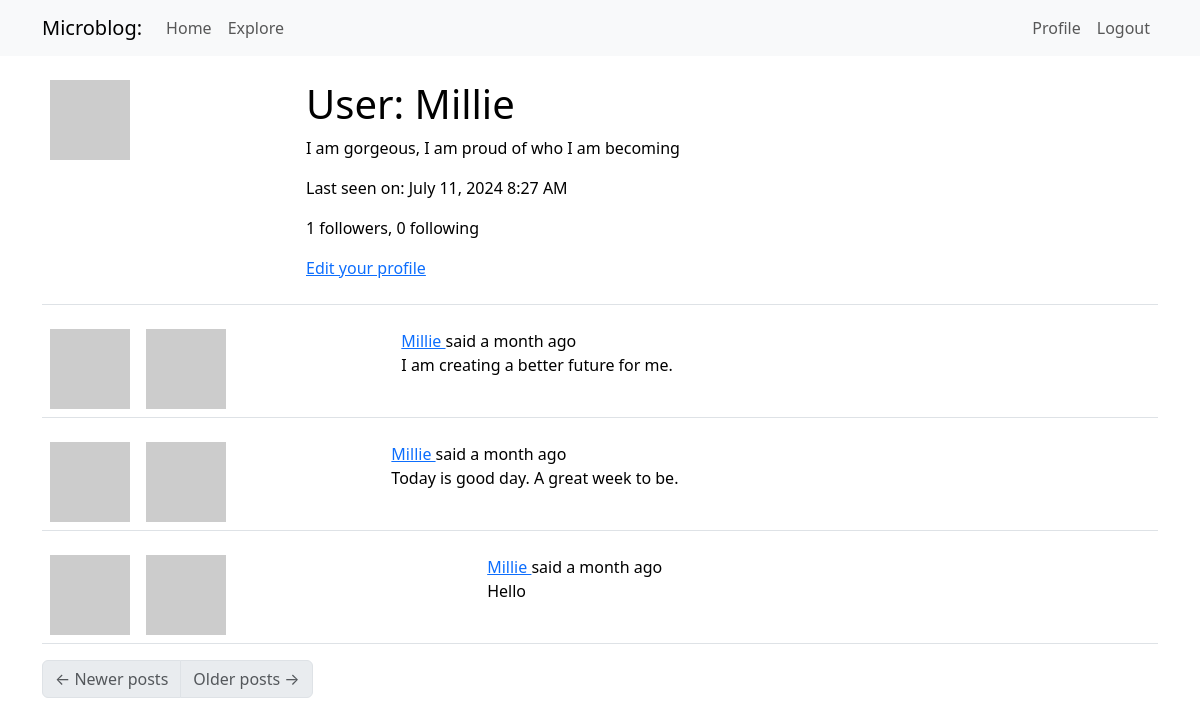
Before: /user/Millie (signed in) with the older database file.
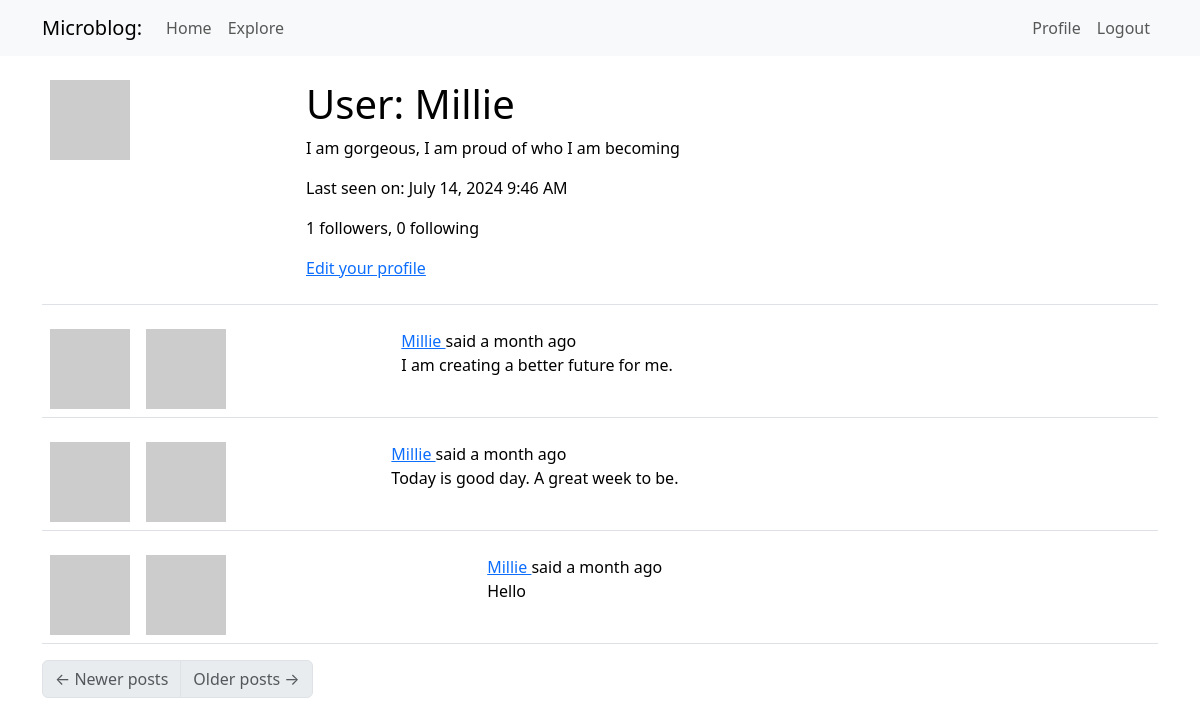
After: the same page with the newer database file.
### app/models.py (models this page shows, shortened)
class User(UserMixin, db.Model):
    id: so.Mapped[int] = so.mapped_column(primary_key=True)
    username: so.Mapped[str] = so.mapped_column(sa.String(64), index=True,
                                                unique=True)
    email: so.Mapped[str] = so.mapped_column(sa.String(120), index=True,
                                             unique=True)
    password_hash: so.Mapped[Optional[str]] = so.mapped_column(sa.String(256))
    about_me: so.Mapped[Optional[str]] = so.mapped_column(sa.String(140))
    last_seen: so.Mapped[Optional[datetime]] = so.mapped_column(
        default=lambda: datetime.now(timezone.utc))
    posts: so.WriteOnlyMapped['Post'] = so.relationship(back_populates='author')
    following: so.WriteOnlyMapped['User'] = so.relationship(
        secondary=followers, primaryjoin=(followers.c.follower_id == id),
        secondaryjoin=(followers.c.followed_id==id),
        back_populates='followers'
    )
    followers: so.WriteOnlyMapped['User'] = so.relationship(
        secondary=followers, primaryjoin=(followers.c.followed_id == id),
        secondaryjoin=(followers.c.follower_id == id),
        back_populates='following'
    )
    def avatar(self, size):
        digest = hashlib.md5(self.email.lower().encode('utf-8')).hexdigest()
        return f'https://www.gravatar.com/avatar/{digest}?d=identicon&s={size}'
    @login.user_loader
    def load_user(id):
        return db.session.get(User, int(id))
    def followers_count(self):
        query = sa.select(sa.func.count()).select_from(
            self.followers.select().subquery())
        return db.session.scalar(query)
    def following_count(self):
        query = sa.select(sa.func.count()).select_from(
            self.following.select().subquery())
        return db.session.scalar(query)

class Post(db.Model):
    id: so.Mapped[int] = so.mapped_column(primary_key=True)
    body: so.Mapped[str] = so.mapped_column(sa.String(140))
    timestamp: so.Mapped[datetime] = so.mapped_column(
        index=True, default=lambda: datetime.now(timezone.utc))
    user_id: so.Mapped[int] = so.mapped_column(sa.ForeignKey('user.id'),
                                               index=True
    )
    language: so.Mapped[Optional[str]] = so.mapped_column(sa.String(5))
    author: so.Mapped[User] = so.relationship('User', back_populates='posts')

### app/main/routes.py (the view)
@bp.route('/user/<username>')
@login_required
def user(username):
    user = db.first_or_404(sa.select(User).where(User.username == username))
    page = request.args.get('page', 1, type=int)
    query = user.posts.select().order_by(Post.timestamp.desc())
    posts = db.paginate(query, page=page,
                        per_page=current_app.config['POSTS_PER_PAGE'],
                        error_out=False)
    next_url = url_for('user', username=user.username, page=posts.next_num) \
        if posts.has_next else None
    prev_url = url_for('user', username=user.username, page=posts.prev_num) \
        if posts.has_prev else None
    form = EmptyForm()
    return render_template('user.html', user=user, posts=posts.items,
                           next_url=next_url, prev_url=prev_url, form=form)

### app/__init__.py (called while the page is built)
def get_locale():
    return request.accept_languages.best_match(current_app.config['LANGUAGES'])

### app/main/routes.py (called while the page is built)
@bp.before_app_request
def before_request():
    if current_user.is_authenticated:
        current_user.last_seen = datetime.now(timezone.utc)
        db.session.commit()
        g.locale = str(get_locale()
                )

### app/templates/user.html (shortened to what this page needs)
{% extends "base.html" %}
{% block content %}
    <table class="table table-hover">
        <tr>
            <td width="256px"><img src="{{ user.avatar(256) }}"></td>
            <td>
                <h1>{{ _('User') }}: {{ user.username }}</h1>
                {% if user.about_me %}<p>{{ user.about_me }}</p>{% endif %}
                {% if user.last_seen %}
                <p>{{ _('Last seen on') }}: {{ moment(user.last_seen).format('LLL') }}</p>
                {% endif %}
                <p>{{ _('%(count)d followers', count=user.followers_count()) }}, {{ _('%(count)d following', count=user.following_count()) }}</p>
                {% if user == current_user %}
                <p><a href="{{ url_for('edit_profile') }}">{{ _('Edit your profile') }}</a></p>
                {% endif %}
            </td>
        </tr>
    </table>
    {% for post in posts %}
        {% include '_post.html' %}
    {% endfor %}
    <nav aria-label="Post navigation">
        <ul class="pagination">
            <li class="page-item{% if not prev_url %} disabled{% endif %}">
                <a class="page-link" href="{{ prev_url }}">
                    <span aria-hidden="true">&larr;</span> {{ _('Newer posts') }}
                </a>
            </li>
            <li class="page-item{% if not next_url %} disabled{% endif %}">
                <a class="page-link" href="{{ next_url }}">
                    {{ _('Older posts') }} <span aria-hidden="true">&rarr;</span>
                </a>
            </li>
        </ul>
    </nav>
{% endblock %}

### app/templates/base.html (shortened to what this page needs)
<!doctype html>
<html>
    <head>
        <link
        href="https://cdn.jsdelivr.net/npm/bootstrap@5.3.2/dist/css/bootstrap.min.css"
        rel="stylesheet"
>
    </head>
    <body>
        <nav class="navbar navbar-expand-lg bg-body-tertiary">
              <div class="container">
                <a class="navbar-brand" href="{{url_for('index')}}">Microblog:</a>
                <div class="collapse navbar-collapse" id="navbarSupportedContent">
                    <ul class="navbar-nav me-auto mb-2 mb-lg-0">
            <li class="nav-item">
              <a class="nav-link" aria-current="page" href="{{ url_for('index') }}">{{ _('Home')}}  </a>
            </li>
            <li class="nav-item">
              <a class="nav-link" aria-current="page" href="{{ url_for('explore') }}">{{ _('Explore')}} </a>
            </li>
          </ul>
          <ul class="navbar-nav mb-2 mb-lg-0">
            {% if current_user.is_anonymous %}
            <li class="nav-item">
              <a class="nav-link" aria-current="page" href="{{ url_for('login') }}">{{ _('Login')}} </a>
            </li>
            {% else %}
            <li class="nav-item">
              <a class="nav-link" aria-current="page" href="{{ url_for('user', username=current_user.username) }}">{{ _('Profile')}} </a>
            </li>
            <li class="nav-item">
              <a class="nav-link" aria-current="page" href="{{ url_for('logout') }}">{{ _('Logout')}} </a>
            </li>
            {% endif %}
          </ul>
                </div>
        </div>
        </nav>
      <div class="container mt-3">
            {% block content %}{% endblock %}
      </div>
    </body>
</html>

### app/templates/_post.html (shortened to what this page needs)
<table class="table table-hover">
    <tr>
        <td width="70px">
            <img src="{{ post.author.avatar(36) }}" />
        </td>
        <td>
            <a href="{{ url_for('user', username=post.author.username) }}">
                <img src="{{ post.author.avatar(70) }}" />
            </a>
            <td>
                {{ _('%(username)s said %(when)s', username=user_link, when=moment(post.timestamp).fromNow()) }}
                <br>
                <span id="post{{ post.id}}">{{ post.body }}</span>
            </td>
        </td>
    </tr>
</table>

Changed rows visible on the page:
changed User "Millie": last_seen "July 11, 2024 8:27 AM" → "July 14, 2024 9:46 AM"
